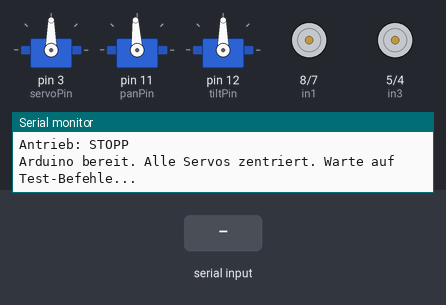
Simulated run of this sketch. Board: Arduino Uno, built with avr-gcc and run on an emulated ATmega328P. On the bench: 3 × servo, motor-driver pin pairs drawn as motors (green arrow = first pin HIGH = forward, orange = second pin HIGH = backward, longer = more drive, scaled by the enable pin), the last lines printed to the serial monitor. The test bench sets the inputs (shaded band).

Above: at 1.3 s.
1.4 s: "F" received over Serial
At 2.6 s:
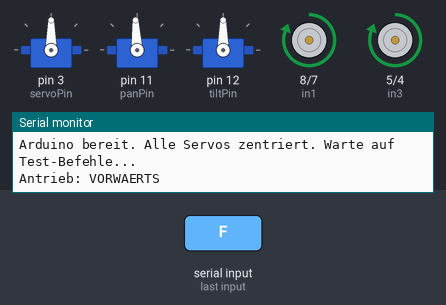
2.9 s: byte 86 ('V') received over Serial
At 3.7 s:
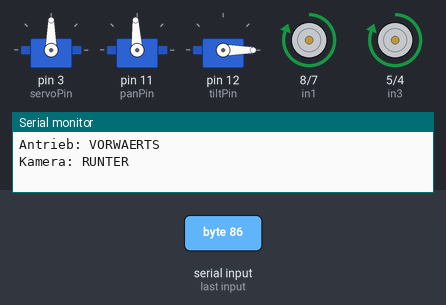
4.4 s: "B" received over Serial
At 4.8 s:
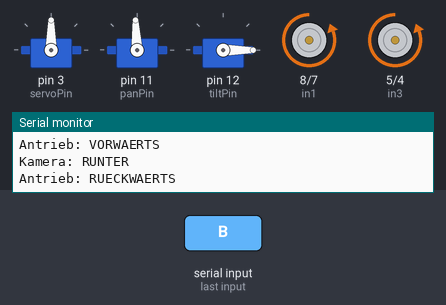
5.9 s: byte 71 ('G') received over Serial
At 7.1 s:
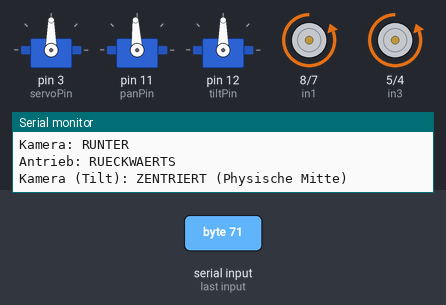
7.4 s: "L" received over Serial
At 8.3 s:
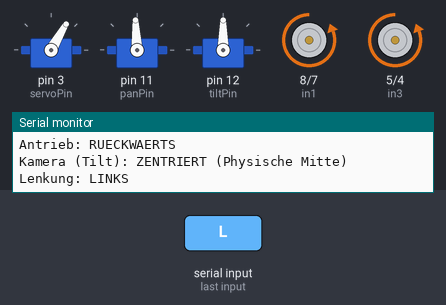
8.9 s: "R" received over Serial
At 9.5 s:
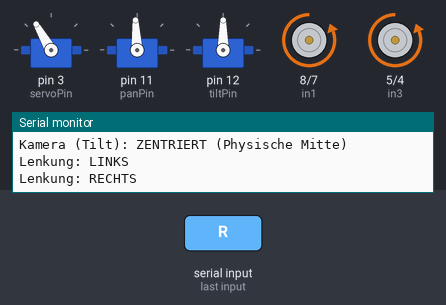
Timing chart, 0 to 11.4 s (numbered marks = the images above; inputs shaded):
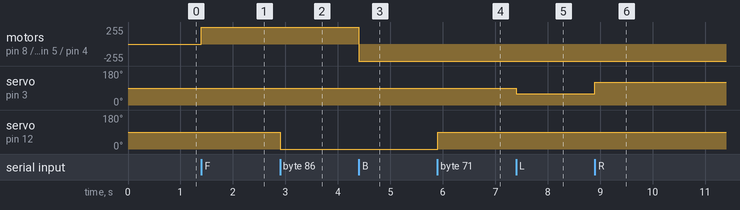

The sketch:

motor_control.ino
```cpp
#include <Servo.h>

// --- Servo für die Lenkung (Vorderachse) ---
Servo steeringServo;
const int servoPin = 3;     // PWM Pin für den Servo
const int centerAngle = 90; // Winkel für Geradeausfahrt
const int leftAngle = 60;   // Einschlagwinkel Links
const int rightAngle = 120; // Einschlagwinkel Rechts

// --- Servos für die Kamera (Pan/Tilt) ---
Servo panServo;
const int panPin = 11;
const int panLeft = 180;
const int panRight = 0;
const int panCenterAngle = 93; // <-- GEUPDATED: Der Offset-Fix für die Mitte

Servo tiltServo;
const int tiltPin = 12;
const int tiltUp = 180;
const int tiltDown = 0;
const int tiltCenterAngle = 90; // <-- GEUPDATED: Die neue physische Mitte nach Umbau

// --- Ultraschallsensor ---
#define TRIG_PIN A0
#define ECHO_PIN A1

// --- L298N Motortreiber (Hinterachse) ---
// Motor A (Hinten Links)
const int enA = 9; // PWM Pin für Geschwindigkeit
const int in1 = 8;
const int in2 = 7;

// Motor B (Hinten Rechts)
const int enB = 10; // PWM Pin für Geschwindigkeit
const int in3 = 5;
const int in4 = 4;

int speed = 255; // Geschwindigkeit (0-255)

void setup() {
  Serial.begin(9600);

  // --- Lenkung initialisieren ---
  steeringServo.attach(servoPin);
  steerCenter();

  // --- Kamera initialisieren ---
  panServo.attach(panPin);
  tiltServo.attach(tiltPin);
  panCenter();
  tiltCenter();

  // --- Ultraschall initialisieren ---
  pinMode(TRIG_PIN, OUTPUT);
  pinMode(ECHO_PIN, INPUT);

  // --- Motorpins initialisieren ---
  pinMode(enA, OUTPUT);
  pinMode(in1, OUTPUT);
  pinMode(in2, OUTPUT);

  pinMode(enB, OUTPUT);
  pinMode(in3, OUTPUT);
  pinMode(in4, OUTPUT);

  stopMotors();
  Serial.println("Arduino bereit. Alle Servos zentriert. Warte auf Test-Befehle...");
}

void loop() {
  if (Serial.available() > 0) {
    char command = Serial.read();

    // Neue Steuerungslogik
    switch (command) {
    // --- Antrieb ---
    case 'F': // Fahren: Vorwärts
      moveForward();
      break;
    case 'B': // Fahren: Rückwärts
      moveBackward();
      break;
    case 'S': // Fahren: Stopp
      stopMotors();
      break;

    // --- Lenkung ---
    case 'L': // Lenken: Links
      steerLeft();
      break;
    case 'R': // Lenken: Rechts
      steerRight();
      break;
    case 'C': // Lenken: Geradeaus (Center)
      steerCenter();
      break;

    // --- Kamera Pan (Links/Rechts) ---
    case 'X':
      panServo.write(panLeft);
      Serial.println("Kamera: LINKS");
      break;
    case 'Y':
      panCenter();
      break;
    case 'Z':
      panServo.write(panRight);
      Serial.println("Kamera: RECHTS");
      break;

    // --- Kamera Tilt (Hoch/Runter) ---
    case 'T':
      tiltServo.write(tiltUp);
      Serial.println("Kamera: HOCH");
      break;
    case 'G':
      tiltCenter();
      break;
    case 'V':
      tiltServo.write(tiltDown);
      Serial.println("Kamera: RUNTER");
      break;

    // --- Ultraschall ---
    case 'D':
      measureDistance();
      break;
    }
  }
}

// --- Bewegungsfunktionen (Antrieb) ---

void moveForward() {
  analogWrite(enA, speed);
  analogWrite(enB, speed);
  // Beide Motoren drehen vorwärts
  digitalWrite(in1, HIGH);
  digitalWrite(in2, LOW);
  digitalWrite(in3, HIGH);
  digitalWrite(in4, LOW);
  Serial.println("Antrieb: VORWAERTS");
}

void moveBackward() {
  analogWrite(enA, speed);
  analogWrite(enB, speed);
  // Beide Motoren drehen rückwärts
  digitalWrite(in1, LOW);
  digitalWrite(in2, HIGH);
  digitalWrite(in3, LOW);
  digitalWrite(in4, HIGH);
  Serial.println("Antrieb: RUECKWAERTS");
}

void stopMotors() {
  digitalWrite(in1, LOW);
  digitalWrite(in2, LOW);
  digitalWrite(in3, LOW);
  digitalWrite(in4, LOW);
  analogWrite(enA, 0);
  analogWrite(enB, 0);
  Serial.println("Antrieb: STOPP");
}

// --- Lenkfunktionen (Servos) ---

void steerLeft() {
  steeringServo.write(leftAngle);
  Serial.println("Lenkung: LINKS");
}

void steerRight() {
  steeringServo.write(rightAngle);
  Serial.println("Lenkung: RECHTS");
}

void steerCenter() {
  steeringServo.write(centerAngle);
  Serial.println("Lenkung: ZENTRIERT");
}

void panCenter() {
  panServo.write(panCenterAngle);
  Serial.println("Kamera (Pan): ZENTRIERT (Offset korrigiert)");
}

void tiltCenter() {
  tiltServo.write(tiltCenterAngle);
  Serial.println("Kamera (Tilt): ZENTRIERT (Physische Mitte)");
}

// --- Ultraschallfunktion ---

void measureDistance() {
  digitalWrite(TRIG_PIN, LOW);
  delayMicroseconds(2);

  digitalWrite(TRIG_PIN, HIGH);
  delayMicroseconds(10);
  digitalWrite(TRIG_PIN, LOW);

  long dauer = pulseIn(ECHO_PIN, HIGH);
  long distanz_cm = dauer * 0.034 / 2;

  Serial.print("Ultraschall Distanz: ");
  Serial.print(distanz_cm);
  Serial.println(" cm");
}
```

Measured:
- after the input at 1.4 s, motor on pin 8 (in1) / pin 7 (in2), motor on pin 5 (in3) / pin 4 (in4): stopped → forward 255/255 at once
- after the input at 2.9 s, servo on pin 12 (tiltPin): 90° → 0° at once
- after the input at 4.4 s, motor on pin 8 (in1) / pin 7 (in2), motor on pin 5 (in3) / pin 4 (in4): forward 255/255 → backward 255/255 at once
- after the input at 5.9 s, servo on pin 12 (tiltPin): 0° → 90° at once
- after the input at 7.4 s, servo on pin 3 (servoPin): 90° → 60° at once
- after the input at 8.9 s, servo on pin 3 (servoPin): 60° → 120° at once
